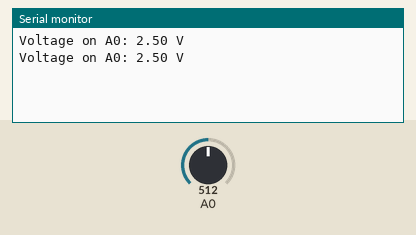
Simulated run of this sketch. Board: Arduino Uno, built with avr-gcc and run on an emulated ATmega328P. Parts: the last lines printed to the serial monitor. The inputs (shaded band) are chosen by the test bench; at power-on: A0 = 512.

Above: at 1.8 s.
1.9 s: A0 set to 716
At 2.8 s:
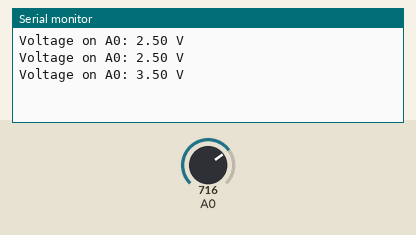
3.4 s: A0 set to 900
At 4.8 s:
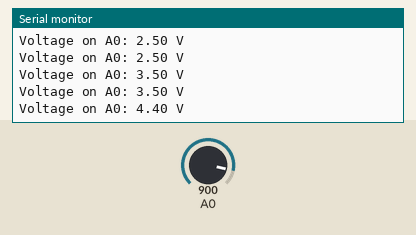
Timing chart, 0 to 6.4 s (numbered marks = the images above; inputs shaded):
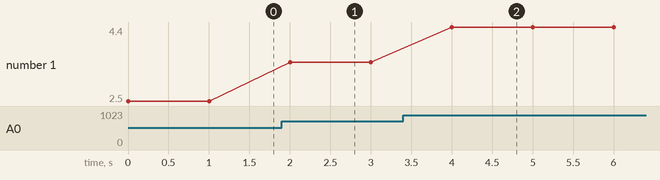

The sketch:

a0_voltcheck.ino
```cpp
/**
 * * NOTES AND REFERENCES
 * * {1} Baud for serial communication.
 * * {2} Read the voltage on A0.
 * * {3} Value <-> voltage conversion
 * * {4-6} Log to serial monitor.
 **/

void setup()
{
    Serial.begin(9600); // * {1}
}

void loop()
{
    int sensorValue = analogRead(A0);             // * {2}
    float voltage = sensorValue * (5.0 / 1023.0); // * {3}

    Serial.print("Voltage on A0: "); // * {4}
    Serial.print(voltage);           // * {5}
    Serial.println(" V");            // * {6}

    delay(1000);
}
```

Measured:
- after the input at 1.9 s, the serial monitor: prints a new line after 0.10 s (image 1)
- after the input at 3.4 s, the serial monitor: prints a new line after 0.60 s (image 2)
- plotted number 1: 2.5 → 3.5 after the input at 1.9 s, 3.5 → 4.4 after the input at 3.4 s
